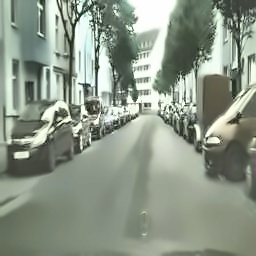
#> input picture Output Image/enhanced/enhanced_1014.jpg, 256 x 256 px, given as the content of the folder processing exam/cityscapes-image-pairs/cityscapes_data/train, which was not available
$ jupyter execute problem1.ipynb
#> lines starting #> are read from the running program, lines starting #| are printed output that depends on the picture; after the words box and inside, x2 and y2 are one past the last pixel; in counts of white or black regions, pixels touching at a corner belong together; pictures that were not available may be replaced by others from this repository, and a replacement may not be noted
#> in process_images, image is the input picture: shape (256, 256, 3); mean B, G, R 136.3, 151, 140.7
[cell 1]
import os
import cv2
import numpy as np

[cell 2]
def enhance_image(image):
    height, width = image.shape[:2]
#> height = 256; width = 256
    left_half = image[:, :width // 2]

    clahe = cv2.createCLAHE(clipLimit=2.5, tileGridSize=(8, 8))
    image_clahe = cv2.cvtColor(left_half, cv2.COLOR_BGR2LAB)
#> image_clahe: shape (256, 128, 3); mean of channels 0, 1, 2 151.6, 121, 133.9
    image_clahe[:, :, 0] = clahe.apply(image_clahe[:, :, 0])
#> image_clahe: shape (256, 128, 3); mean of channels 0, 1, 2 149.9, 121, 133.9
    image_clahe = cv2.cvtColor(image_clahe, cv2.COLOR_LAB2BGR)
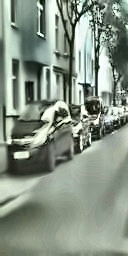
#> image_clahe: shape (256, 128, 3); mean B, G, R 133.3, 147.1, 135.2

    gamma = 1.3
    look_up_table = np.array([((i / 255.0) ** (1.0 / gamma)) * 255 for i in np.arange(0, 256)]).astype("uint8")
    image_gamma_corrected = cv2.LUT(image_clahe, look_up_table)
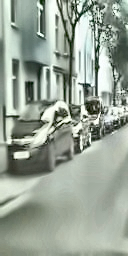
#> image_gamma_corrected: shape (256, 128, 3); mean B, G, R 151.3, 163.9, 153.1

    alpha = 1.2
    beta = 15
    image_dehazed = cv2.convertScaleAbs(image_gamma_corrected, alpha=alpha, beta=beta)

    denoised_image = cv2.fastNlMeansDenoisingColored(image_dehazed, None, h=10, templateWindowSize=7, searchWindowSize=21)
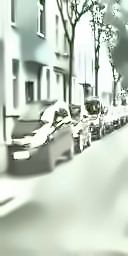
#> denoised_image: shape (256, 128, 3); mean B, G, R 190.7, 203.6, 193.2

    denoised_image_rgb = cv2.cvtColor(denoised_image, cv2.COLOR_BGR2RGB)

    return denoised_image_rgb

[cell 3]
def detect_edges(image):
    height, width = image.shape[:2]
#> height = 256; width = 256
    left_half = image[:, :width // 2]

    gray_image = cv2.cvtColor(left_half, cv2.COLOR_BGR2GRAY)
    blurred_image = cv2.GaussianBlur(gray_image, (5, 5), 0)
    edges = cv2.Canny(blurred_image, threshold1=50, threshold2=150)
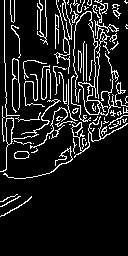
#> edges: shape (256, 128); 11.7% white in thin lines or dots, all inside (x1, y1, x2, y2) = (0, 0, 128, 217)

    dilated_edges = cv2.dilate(edges, None, iterations=1)
#> dilated_edges: shape (256, 128); 35.6% white; 7 white regions, largest, box (x1, y1, x2, y2) and area: (0, 0, 128, 180) 10747, (36, 0, 49, 46) 423, (0, 193, 22, 208) 166
    eroded_edges = cv2.erode(dilated_edges, None, iterations=1)
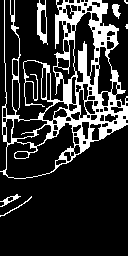
#> eroded_edges: shape (256, 128); 19.4% white; 7 white regions (2 under 20 px)

    lines = cv2.HoughLinesP(eroded_edges, 1, np.pi / 180, threshold=100, minLineLength=50, maxLineGap=10)
#> lines = [[90, 141, 100, 0], [44, 142, 86, 47], [93, 43, 101, 138], [5, 63, 6, 156], [94, 128, 101, 0], [49, 138, 86, 50], [70, 3, 80, 153]]
    line_image = np.zeros_like(left_half)

    if lines is not None:
        for line in lines:
            x1, y1, x2, y2 = line[0]
            cv2.line(line_image, (x1, y1), (x2, y2), (255, 0, 0), 2)
#> this loop made 7 passes
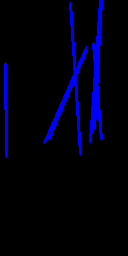
#> line_image: shape (256, 128, 3); mean of channels 0, 1, 2 16, 0, 0; drawn as B, G, R

    contours, _ = cv2.findContours(eroded_edges, cv2.RETR_TREE, cv2.CHAIN_APPROX_SIMPLE)
#> contours = 94 contours, 30 with area under 20; largest, box (x1, y1, x2, y2) and area: (0, 0, 128, 179) 12064, (5, 122, 75, 179) 1994, (73, 11, 96, 83) 909, (97, 46, 113, 95) 530, (11, 118, 48, 139) 484
    contour_image = left_half.copy()
    cv2.drawContours(contour_image, contours, -1, (0, 255, 0), 2)
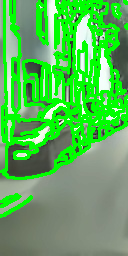
#> contour_image: shape (256, 128, 3); mean B, G, R 88.1, 181.7, 89.6

    combined_output = cv2.addWeighted(left_half, 0.7, line_image, 1, 0)
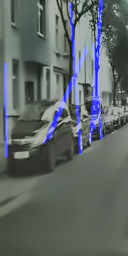
#> combined_output: shape (256, 128, 3); mean B, G, R 103.7, 103.5, 95.2
    combined_output = cv2.addWeighted(combined_output, 0.7, contour_image, 0.3, 0)
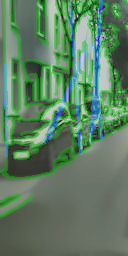
#> combined_output: shape (256, 128, 3); mean B, G, R 99, 127, 93.5

    final_image = Image.fromarray(cv2.cvtColor(combined_output, cv2.COLOR_BGR2RGB))

    return final_image

[cell 4]
def reduce_noise(image):
    height, width = image.shape[:2]
#> height = 256; width = 256
    left_half = image[:, :width // 2]

    gaussian_blurred = cv2.GaussianBlur(left_half, (5, 5), 0)
    bilateral_filtered = cv2.bilateralFilter(gaussian_blurred, d=9, sigmaColor=75, sigmaSpace=75)
    denoised_image = cv2.fastNlMeansDenoisingColored(bilateral_filtered, None, h=10, templateWindowSize=7, searchWindowSize=21)

    sharpening_kernel = np.array([[-1, -1, -1],
                                [-1, 9, -1],
                                [-1, -1, -1]])
    sharpened_image = cv2.filter2D(denoised_image, -1, sharpening_kernel)
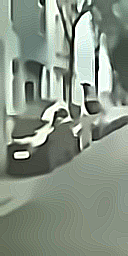
#> sharpened_image: shape (256, 128, 3); mean B, G, R 132.8, 146.4, 135
    final_image_rgb = cv2.cvtColor(sharpened_image, cv2.COLOR_BGR2RGB)

    return final_image_rgb

[cell 5]
import cv2
import os
import numpy as np
from PIL import Image

def process_images(image_dir, output_dir):
    enhanced_dir = os.path.join(output_dir, "enhanced")
    edges_dir = os.path.join(output_dir, "edges")
    noise_reduced_dir = os.path.join(output_dir, "noise_reduced")

    os.makedirs(enhanced_dir, exist_ok=True)
    os.makedirs(edges_dir, exist_ok=True)
    os.makedirs(noise_reduced_dir, exist_ok=True)

    for img_file in os.listdir(image_dir):
        if img_file.endswith(".png") or img_file.endswith(".jpg"):
            image_path = os.path.join(image_dir, img_file)
            image = cv2.imread(image_path)

            enhanced_image = enhance_image(image)
            edges_image = detect_edges(image)
            noise_reduced_image = reduce_noise(image)

            if isinstance(edges_image, Image.Image):
                edges_image = np.array(edges_image)


            cv2.imwrite(os.path.join(enhanced_dir, f"enhanced_{img_file}"), enhanced_image)
            cv2.imwrite(os.path.join(edges_dir, f"edges_{img_file}"), edges_image)
            cv2.imwrite(os.path.join(noise_reduced_dir, f"noise_reduced_{img_file}"), noise_reduced_image)

image_dir = "C:\\Users\\User\\OneDrive\\Documents\\Computer vision with DL\\image processing exam\\cityscapes-image-pairs\\cityscapes_data\\train"
output_dir = "C:\\Users\\User\\OneDrive\\Documents\\Computer vision with DL\\image processing exam\\Output Image"

process_images(image_dir, output_dir)

$ run again, on Output Image/enhanced/enhanced_1045.jpg
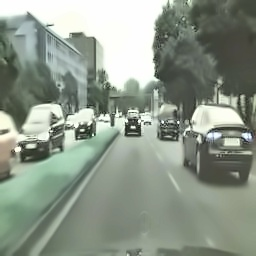
#> input picture Output Image/enhanced/enhanced_1045.jpg, 256 x 256 px, given as the content of the folder processing exam/cityscapes-image-pairs/cityscapes_data/train, which was not available
#> in process_images, image is the input picture: shape (256, 256, 3); mean B, G, R 137.9, 150.9, 140.7
#> edges: shape (256, 128); 7.8% white in thin lines or dots
#> dilated_edges: shape (256, 128); 24.4% white; 5 white regions, box (x1, y1, x2, y2) and area: (0, 10, 128, 165) 5997, (28, 121, 128, 256) 1678, (0, 159, 19, 184) 184, (0, 55, 8, 66) 75, (0, 128, 11, 137) 70
#> eroded_edges: shape (256, 128); 10.9% white; 7 white regions
#> lines = [[40, 239, 125, 122], [38, 255, 102, 160]]
#> the loop in detect_edges, `for line in lines:` made 2 passes
#> after the loop in detect_edges, `for line in lines:`:
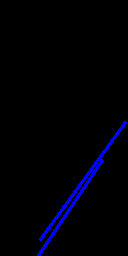
#> line_image: shape (256, 128, 3); mean of channels 0, 1, 2 6.8, 0, 0; drawn as B, G, R
#> contours = 34 contours, 11 with area under 20; largest, box (x1, y1, x2, y2) and area: (0, 11, 128, 164) 6232, (45, 31, 96, 110) 1983, (23, 103, 63, 141) 925, (18, 139, 50, 164) 552, (29, 122, 128, 256) 410
#> in reduce_noise, `sharpened_image = cv2.filter2D(denoised_image, -1, sharpening_kernel)`:
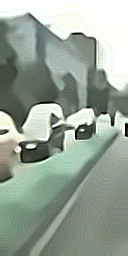
#> sharpened_image: shape (256, 128, 3); mean B, G, R 150.3, 163.6, 150.7

$ run again, on Output Image/enhanced/enhanced_1075.jpg
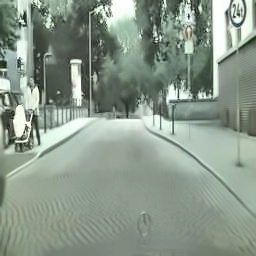
#> input picture Output Image/enhanced/enhanced_1075.jpg, 256 x 256 px, given as the content of the folder processing exam/cityscapes-image-pairs/cityscapes_data/train, which was not available
#> in process_images, image is the input picture: shape (256, 256, 3); mean B, G, R 139.2, 152.5, 138.3
#> edges: shape (256, 128); 9.4% white in thin lines or dots, all inside (x1, y1, x2, y2) = (0, 0, 128, 207)
#> dilated_edges: shape (256, 128); 28.9% white; 3 white regions, box (x1, y1, x2, y2) and area: (0, 0, 128, 208) 9346, (98, 38, 106, 48) 65, (55, 89, 62, 96) 43
#> eroded_edges: shape (256, 128); 16.3% white; 4 white regions (2 under 20 px)
#> lines = [[25, 151, 127, 49], [6, 174, 123, 104], [21, 152, 127, 46], [89, 126, 89, 11], [44, 131, 47, 51], [43, 131, 46, 52]]
#> the loop in detect_edges, `for line in lines:` made 6 passes
#> contours = 56 contours, 19 with area under 20; largest, box (x1, y1, x2, y2) and area: (0, 0, 128, 207) 7876, (4, 49, 25, 102) 552, (24, 20, 34, 83) 416, (20, 77, 40, 109) 373, (71, 65, 82, 105) 304
#> in reduce_noise, `sharpened_image = cv2.filter2D(denoised_image, -1, sharpening_kernel)`:
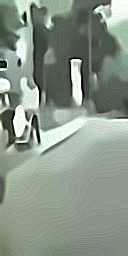
#> sharpened_image: shape (256, 128, 3); mean B, G, R 135.7, 148.9, 136
